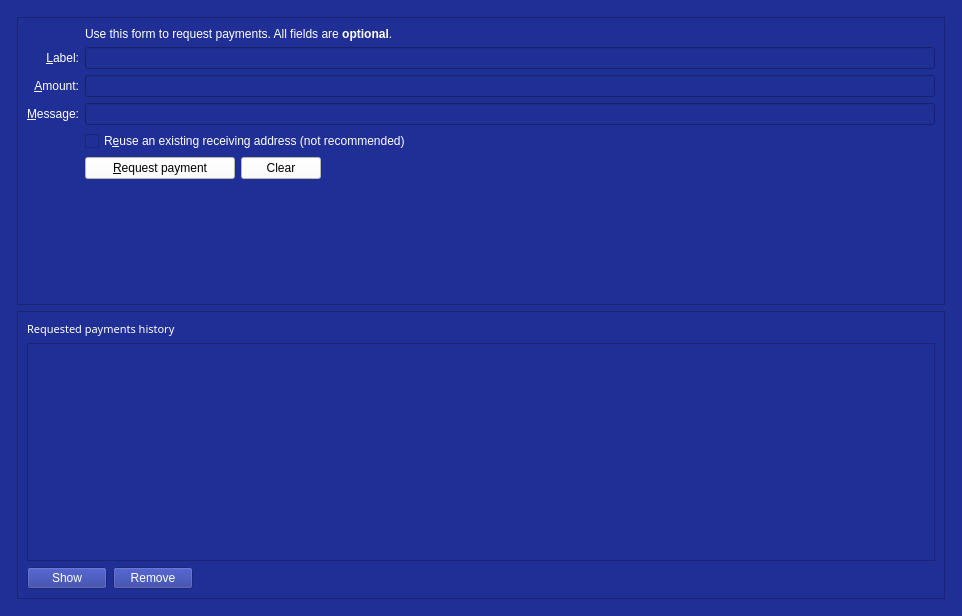
<?xml version="1.0" encoding="UTF-8"?>
<ui version="4.0">
 <class>ReceiveCoinsDialog</class>
 <widget class="QWidget" name="ReceiveCoinsDialog">
  <property name="geometry">
   <rect>
    <x>0</x>
    <y>0</y>
    <width>962</width>
    <height>616</height>
   </rect>
  </property>
  <property name="styleSheet">
   <string notr="true">background-color: rgb(32, 47, 149);
color: rgb(255, 255, 255);
font: 57 8pt &quot;Dosis&quot;;</string>
  </property>
  <layout class="QVBoxLayout" name="verticalLayout" stretch="0">
   <item>
    <layout class="QVBoxLayout" name="verticalLayout_Master" stretch="0,1">
     <property name="spacing">
      <number>0</number>
     </property>
     <item>
      <widget class="QFrame" name="frame_Header">
       <layout class="QVBoxLayout" name="verticalLayout_8">
        <property name="leftMargin">
         <number>0</number>
        </property>
        <property name="topMargin">
         <number>0</number>
        </property>
        <property name="rightMargin">
         <number>0</number>
        </property>
        <property name="bottomMargin">
         <number>0</number>
        </property>
        <item>
         <layout class="QHBoxLayout" name="horizontalLayout_Header" stretch=""/>
        </item>
       </layout>
      </widget>
     </item>
     <item>
      <widget class="QFrame" name="frame_BG">
       <layout class="QVBoxLayout" name="verticalLayout_5">
        <property name="leftMargin">
         <number>6</number>
        </property>
        <property name="topMargin">
         <number>6</number>
        </property>
        <property name="rightMargin">
         <number>6</number>
        </property>
        <property name="bottomMargin">
         <number>6</number>
        </property>
        <item>
         <widget class="QFrame" name="frame2">
          <property name="sizePolicy">
           <sizepolicy hsizetype="Preferred" vsizetype="Expanding">
            <horstretch>0</horstretch>
            <verstretch>0</verstretch>
           </sizepolicy>
          </property>
          <property name="frameShape">
           <enum>QFrame::StyledPanel</enum>
          </property>
          <property name="frameShadow">
           <enum>QFrame::Sunken</enum>
          </property>
          <layout class="QVBoxLayout" name="verticalLayout_3">
           <item>
            <layout class="QGridLayout" name="gridLayout">
             <item row="7" column="2">
              <widget class="QCheckBox" name="reuseAddress">
               <property name="toolTip">
                <string>Reuse one of the previously used receiving addresses.&lt;br&gt;Reusing addresses has security and privacy issues.&lt;br&gt;Do not use this unless re-generating a payment request made before.</string>
               </property>
               <property name="text">
                <string>R&amp;euse an existing receiving address (not recommended)</string>
               </property>
              </widget>
             </item>
             <item row="7" column="0">
              <widget class="QLabel" name="label_4">
               <property name="text">
                <string/>
               </property>
              </widget>
             </item>
             <item row="6" column="0">
              <widget class="QLabel" name="label_3">
               <property name="toolTip">
                <string>An optional message to attach to the payment request, which will be displayed when the request is opened. Note: The message will not be sent with the payment over the Bitcoin Green network.</string>
               </property>
               <property name="text">
                <string>&amp;Message:</string>
               </property>
               <property name="alignment">
                <set>Qt::AlignRight|Qt::AlignTrailing|Qt::AlignVCenter</set>
               </property>
               <property name="buddy">
                <cstring>reqMessage</cstring>
               </property>
              </widget>
             </item>
             <item row="4" column="2">
              <widget class="QLineEdit" name="reqLabel">
               <property name="toolTip">
                <string>An optional label to associate with the new receiving address.</string>
               </property>
              </widget>
             </item>
             <item row="6" column="2">
              <widget class="QLineEdit" name="reqMessage">
               <property name="toolTip">
                <string>An optional message to attach to the payment request, which will be displayed when the request is opened.&lt;br&gt;Note: The message will not be sent with the payment over the Bitcoin Green network.</string>
               </property>
              </widget>
             </item>
             <item row="2" column="2">
              <widget class="QLabel" name="label_5">
               <property name="text">
                <string>Use this form to request payments. All fields are &lt;b&gt;optional&lt;/b&gt;.</string>
               </property>
              </widget>
             </item>
             <item row="4" column="0">
              <widget class="QLabel" name="label_2">
               <property name="toolTip">
                <string>An optional label to associate with the new receiving address.</string>
               </property>
               <property name="text">
                <string>&amp;Label:</string>
               </property>
               <property name="alignment">
                <set>Qt::AlignRight|Qt::AlignTrailing|Qt::AlignVCenter</set>
               </property>
               <property name="buddy">
                <cstring>reqLabel</cstring>
               </property>
              </widget>
             </item>
             <item row="5" column="0">
              <widget class="QLabel" name="label">
               <property name="toolTip">
                <string>An optional amount to request. Leave this empty or zero to not request a specific amount.</string>
               </property>
               <property name="text">
                <string>&amp;Amount:</string>
               </property>
               <property name="alignment">
                <set>Qt::AlignRight|Qt::AlignTrailing|Qt::AlignVCenter</set>
               </property>
               <property name="buddy">
                <cstring>reqAmount</cstring>
               </property>
              </widget>
             </item>
             <item row="5" column="2">
              <widget class="BitcoinAmountField" name="reqAmount">
               <property name="minimumSize">
                <size>
                 <width>80</width>
                 <height>0</height>
                </size>
               </property>
               <property name="toolTip">
                <string>An optional amount to request. Leave this empty or zero to not request a specific amount.</string>
               </property>
              </widget>
             </item>
             <item row="8" column="0">
              <widget class="QLabel" name="label_7">
               <property name="text">
                <string/>
               </property>
              </widget>
             </item>
             <item row="8" column="2">
              <layout class="QHBoxLayout" name="horizontalLayout">
               <item>
                <widget class="QPushButton" name="receiveButton">
                 <property name="minimumSize">
                  <size>
                   <width>150</width>
                   <height>0</height>
                  </size>
                 </property>
                 <property name="styleSheet">
                  <string notr="true">background-color: rgb(255, 255, 255);
color: rgb(0, 0, 0);</string>
                 </property>
                 <property name="text">
                  <string>&amp;Request payment</string>
                 </property>
                 <property name="icon">
                  <iconset>
                   <normaloff>:/icons/receiving_addresses</normaloff>:/icons/receiving_addresses</iconset>
                 </property>
                </widget>
               </item>
               <item>
                <widget class="QPushButton" name="clearButton">
                 <property name="sizePolicy">
                  <sizepolicy hsizetype="Minimum" vsizetype="Fixed">
                   <horstretch>0</horstretch>
                   <verstretch>0</verstretch>
                  </sizepolicy>
                 </property>
                 <property name="toolTip">
                  <string>Clear all fields of the form.</string>
                 </property>
                 <property name="styleSheet">
                  <string notr="true">background-color: rgb(255, 255, 255);
color: rgb(0, 0, 0);</string>
                 </property>
                 <property name="text">
                  <string>Clear</string>
                 </property>
                 <property name="autoDefault">
                  <bool>false</bool>
                 </property>
                </widget>
               </item>
               <item>
                <spacer name="horizontalSpacer">
                 <property name="orientation">
                  <enum>Qt::Horizontal</enum>
                 </property>
                 <property name="sizeHint" stdset="0">
                  <size>
                   <width>40</width>
                   <height>20</height>
                  </size>
                 </property>
                </spacer>
               </item>
              </layout>
             </item>
             <item row="9" column="2">
              <spacer name="verticalSpacer">
               <property name="orientation">
                <enum>Qt::Vertical</enum>
               </property>
               <property name="sizeHint" stdset="0">
                <size>
                 <width>20</width>
                 <height>40</height>
                </size>
               </property>
              </spacer>
             </item>
            </layout>
           </item>
          </layout>
         </widget>
        </item>
        <item>
         <widget class="QFrame" name="frame">
          <property name="sizePolicy">
           <sizepolicy hsizetype="Preferred" vsizetype="Expanding">
            <horstretch>0</horstretch>
            <verstretch>0</verstretch>
           </sizepolicy>
          </property>
          <property name="frameShape">
           <enum>QFrame::StyledPanel</enum>
          </property>
          <property name="frameShadow">
           <enum>QFrame::Raised</enum>
          </property>
          <layout class="QVBoxLayout" name="verticalLayout_2">
           <item>
            <widget class="QLabel" name="label_6">
             <property name="font">
              <font>
               <family>Dosis</family>
               <pointsize>8</pointsize>
               <weight>7</weight>
               <italic>false</italic>
               <bold>false</bold>
              </font>
             </property>
             <property name="text">
              <string>Requested payments history</string>
             </property>
            </widget>
           </item>
           <item>
            <widget class="QTableView" name="recentRequestsView">
             <property name="palette">
              <palette>
               <active>
                <colorrole role="WindowText">
                 <brush brushstyle="SolidPattern">
                  <color alpha="255">
                   <red>255</red>
                   <green>255</green>
                   <blue>255</blue>
                  </color>
                 </brush>
                </colorrole>
                <colorrole role="Button">
                 <brush brushstyle="SolidPattern">
                  <color alpha="255">
                   <red>32</red>
                   <green>47</green>
                   <blue>149</blue>
                  </color>
                 </brush>
                </colorrole>
                <colorrole role="Text">
                 <brush brushstyle="SolidPattern">
                  <color alpha="255">
                   <red>255</red>
                   <green>255</green>
                   <blue>255</blue>
                  </color>
                 </brush>
                </colorrole>
                <colorrole role="ButtonText">
                 <brush brushstyle="SolidPattern">
                  <color alpha="255">
                   <red>255</red>
                   <green>255</green>
                   <blue>255</blue>
                  </color>
                 </brush>
                </colorrole>
                <colorrole role="Base">
                 <brush brushstyle="SolidPattern">
                  <color alpha="255">
                   <red>32</red>
                   <green>47</green>
                   <blue>149</blue>
                  </color>
                 </brush>
                </colorrole>
                <colorrole role="Window">
                 <brush brushstyle="SolidPattern">
                  <color alpha="255">
                   <red>32</red>
                   <green>47</green>
                   <blue>149</blue>
                  </color>
                 </brush>
                </colorrole>
               </active>
               <inactive>
                <colorrole role="WindowText">
                 <brush brushstyle="SolidPattern">
                  <color alpha="255">
                   <red>255</red>
                   <green>255</green>
                   <blue>255</blue>
                  </color>
                 </brush>
                </colorrole>
                <colorrole role="Button">
                 <brush brushstyle="SolidPattern">
                  <color alpha="255">
                   <red>32</red>
                   <green>47</green>
                   <blue>149</blue>
                  </color>
                 </brush>
                </colorrole>
                <colorrole role="Text">
                 <brush brushstyle="SolidPattern">
                  <color alpha="255">
                   <red>255</red>
                   <green>255</green>
                   <blue>255</blue>
                  </color>
                 </brush>
                </colorrole>
                <colorrole role="ButtonText">
                 <brush brushstyle="SolidPattern">
                  <color alpha="255">
                   <red>255</red>
                   <green>255</green>
                   <blue>255</blue>
                  </color>
                 </brush>
                </colorrole>
                <colorrole role="Base">
                 <brush brushstyle="SolidPattern">
                  <color alpha="255">
                   <red>32</red>
                   <green>47</green>
                   <blue>149</blue>
                  </color>
                 </brush>
                </colorrole>
                <colorrole role="Window">
                 <brush brushstyle="SolidPattern">
                  <color alpha="255">
                   <red>32</red>
                   <green>47</green>
                   <blue>149</blue>
                  </color>
                 </brush>
                </colorrole>
               </inactive>
               <disabled>
                <colorrole role="WindowText">
                 <brush brushstyle="SolidPattern">
                  <color alpha="255">
                   <red>255</red>
                   <green>255</green>
                   <blue>255</blue>
                  </color>
                 </brush>
                </colorrole>
                <colorrole role="Button">
                 <brush brushstyle="SolidPattern">
                  <color alpha="255">
                   <red>32</red>
                   <green>47</green>
                   <blue>149</blue>
                  </color>
                 </brush>
                </colorrole>
                <colorrole role="Text">
                 <brush brushstyle="SolidPattern">
                  <color alpha="255">
                   <red>255</red>
                   <green>255</green>
                   <blue>255</blue>
                  </color>
                 </brush>
                </colorrole>
                <colorrole role="ButtonText">
                 <brush brushstyle="SolidPattern">
                  <color alpha="255">
                   <red>255</red>
                   <green>255</green>
                   <blue>255</blue>
                  </color>
                 </brush>
                </colorrole>
                <colorrole role="Base">
                 <brush brushstyle="SolidPattern">
                  <color alpha="255">
                   <red>32</red>
                   <green>47</green>
                   <blue>149</blue>
                  </color>
                 </brush>
                </colorrole>
                <colorrole role="Window">
                 <brush brushstyle="SolidPattern">
                  <color alpha="255">
                   <red>32</red>
                   <green>47</green>
                   <blue>149</blue>
                  </color>
                 </brush>
                </colorrole>
               </disabled>
              </palette>
             </property>
             <property name="contextMenuPolicy">
              <enum>Qt::CustomContextMenu</enum>
             </property>
             <property name="tabKeyNavigation">
              <bool>false</bool>
             </property>
             <property name="sortingEnabled">
              <bool>true</bool>
             </property>
            </widget>
           </item>
           <item>
            <layout class="QHBoxLayout" name="horizontalLayout_2">
             <item>
              <widget class="QPushButton" name="showRequestButton">
               <property name="enabled">
                <bool>false</bool>
               </property>
               <property name="toolTip">
                <string>Show the selected request (does the same as double clicking an entry)</string>
               </property>
               <property name="text">
                <string>Show</string>
               </property>
               <property name="icon">
                <iconset>
                 <normaloff>:/icons/edit</normaloff>:/icons/edit</iconset>
               </property>
               <property name="autoDefault">
                <bool>false</bool>
               </property>
              </widget>
             </item>
             <item>
              <widget class="QPushButton" name="removeRequestButton">
               <property name="enabled">
                <bool>false</bool>
               </property>
               <property name="toolTip">
                <string>Remove the selected entries from the list</string>
               </property>
               <property name="text">
                <string>Remove</string>
               </property>
               <property name="icon">
                <iconset>
                 <normaloff>:/icons/remove</normaloff>:/icons/remove</iconset>
               </property>
               <property name="autoDefault">
                <bool>false</bool>
               </property>
              </widget>
             </item>
             <item>
              <spacer name="horizontalSpacer_2">
               <property name="orientation">
                <enum>Qt::Horizontal</enum>
               </property>
               <property name="sizeHint" stdset="0">
                <size>
                 <width>40</width>
                 <height>20</height>
                </size>
               </property>
              </spacer>
             </item>
            </layout>
           </item>
          </layout>
         </widget>
        </item>
       </layout>
      </widget>
     </item>
    </layout>
   </item>
  </layout>
 </widget>
 <customwidgets>
  <customwidget>
   <class>BitcoinAmountField</class>
   <extends>QLineEdit</extends>
   <header>bitcoinamountfield.h</header>
   <container>1</container>
  </customwidget>
 </customwidgets>
 <tabstops>
  <tabstop>reqLabel</tabstop>
  <tabstop>reqAmount</tabstop>
  <tabstop>reqMessage</tabstop>
  <tabstop>reuseAddress</tabstop>
  <tabstop>receiveButton</tabstop>
  <tabstop>clearButton</tabstop>
  <tabstop>recentRequestsView</tabstop>
  <tabstop>showRequestButton</tabstop>
  <tabstop>removeRequestButton</tabstop>
 </tabstops>
 <resources>
  <include location="../enchant.qrc"/>
 </resources>
 <connections/>
</ui>
